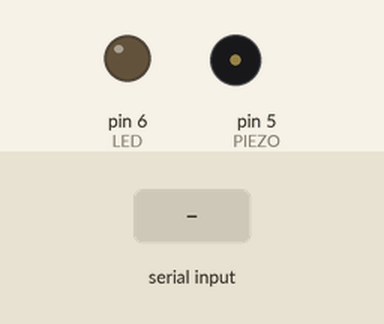
Recording of a sketch running on a simulated Arduino Nano, built with avr-gcc and run on an emulated ATmega328P. Parts: output pins drawn as LEDs (lit = HIGH), buzzer (waves = sounding, pin HIGH). The test bench sets the inputs (shaded band).

Above: at 1.2 s.
1.3 s: "0" received over Serial
At 2.2 s:
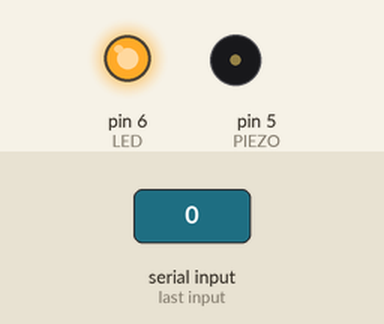
2.8 s: "2" received over Serial
At 3.4 s:
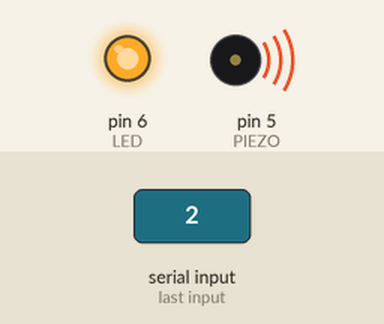
4.3 s: "1" received over Serial
At 5.5 s:
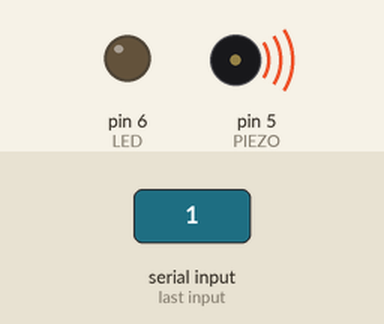
5.8 s: "3" received over Serial
At 6.9 s:
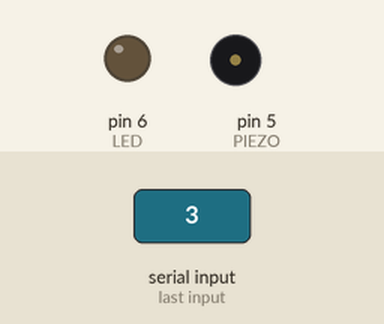
Timing chart, 0 to 8.3 s (numbered marks = the images above; inputs shaded):
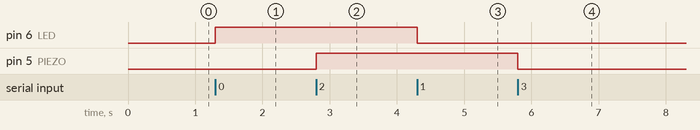

The sketch:

hack-nano-normal-esp8266.ino
```cpp
// (licence header left out)
/*
 * ------------------------------------------------------------------------------------------------
 * Library files
 * ------------------------------------------------------------------------------------------------
 */


/*
 * ------------------------------------------------------------------------------------------------
 * Macros
 * ------------------------------------------------------------------------------------------------
 */

/*
 * ------------------------------------------------------------------------------------------------
 * Global declarations
 * ------------------------------------------------------------------------------------------------
 */
 int PIEZO = 5; // label pin 5 as PIEZO
 int LED = 6;   // label pin 6 as LED

 char command;
/*
 * ------------------------------------------------------------------------------------------------
 * Functions, ISRs
 * ------------------------------------------------------------------------------------------------
 */

/*
 * ------------------------------------------------------------------------------------------------
 * put your setup code here, to run once:
 * ------------------------------------------------------------------------------------------------
 */
 void setup(){
    pinMode(PIEZO,OUTPUT);    // set pin 5 as output
    pinMode(LED,OUTPUT);      // set pin 6 as output
    Serial.begin(115200);     // set serial com at 115200bps
    }

/*
 * ------------------------------------------------------------------------------------------------
 * put your main code here, to run repeatedly:
 * ------------------------------------------------------------------------------------------------
 */
 void loop() {
  if(Serial.available() > 0){
    command = Serial.read();

    switch(command){
    case '0':         // turn LED
      digitalWrite(LED,HIGH);
      break;
    case '1':         // turn LED
       digitalWrite(LED,LOW);
      break;
    case '2':         // turn PIEZO
      digitalWrite(PIEZO,HIGH);
      break;
    case '3':         // turn PIEZO
      digitalWrite(PIEZO,LOW);
      break;
    default:          // default case
      break;
    }
  }
 }
```

Measured:
- after the input at 1.3 s, pin 6 (LED): LOW → HIGH at once
- after the input at 2.8 s, pin 5 (PIEZO): LOW → HIGH at once
- after the input at 4.3 s, pin 6 (LED): HIGH → LOW at once
- after the input at 5.8 s, pin 5 (PIEZO): HIGH → LOW at once
